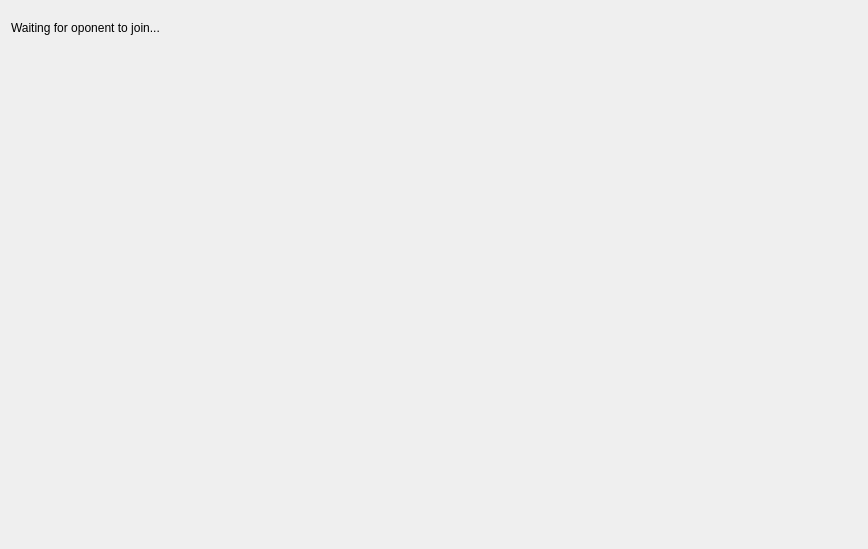
<?xml version="1.0" encoding="UTF-8"?>
<ui version="4.0">
 <class>OnlineChessWidget</class>
 <widget class="QWidget" name="OnlineChessWidget">
  <property name="geometry">
   <rect>
    <x>0</x>
    <y>0</y>
    <width>868</width>
    <height>549</height>
   </rect>
  </property>
  <property name="windowTitle">
   <string>Form</string>
  </property>
  <layout class="QVBoxLayout" name="verticalLayout_2" stretch="1,15">
   <item>
    <layout class="QHBoxLayout" name="horizontalLayout">
     <item>
      <widget class="QLabel" name="statusLabel">
       <property name="text">
        <string>Waiting for oponent to join...</string>
       </property>
      </widget>
     </item>
     <item>
      <spacer name="horizontalSpacer">
       <property name="orientation">
        <enum>Qt::Horizontal</enum>
       </property>
       <property name="sizeHint" stdset="0">
        <size>
         <width>40</width>
         <height>20</height>
        </size>
       </property>
      </spacer>
     </item>
    </layout>
   </item>
   <item>
    <layout class="QVBoxLayout" name="verticalLayout" stretch="0">
     <item>
      <widget class="QWidget" name="centralWidget" native="true">
       <layout class="QVBoxLayout" name="centralWidgetLayout">
        <property name="leftMargin">
         <number>9</number>
        </property>
        <property name="topMargin">
         <number>9</number>
        </property>
        <property name="rightMargin">
         <number>9</number>
        </property>
        <property name="bottomMargin">
         <number>9</number>
        </property>
        <item>
         <layout class="QGridLayout" name="gridLayout">
          <property name="spacing">
           <number>0</number>
          </property>
         </layout>
        </item>
       </layout>
      </widget>
     </item>
    </layout>
   </item>
  </layout>
 </widget>
 <resources/>
 <connections/>
</ui>
